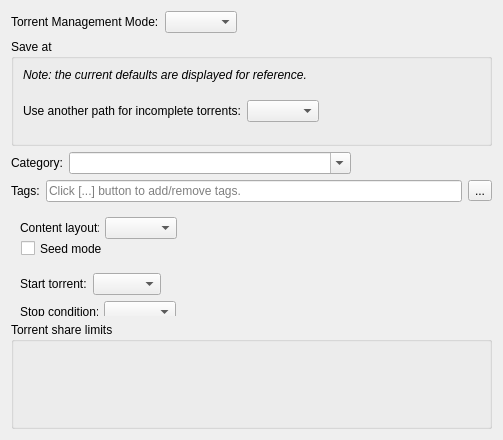
<?xml version="1.0" encoding="UTF-8"?>
<ui version="4.0">
 <class>AddTorrentParamsWidget</class>
 <widget class="QWidget" name="AddTorrentParamsWidget">
  <property name="geometry">
   <rect>
    <x>0</x>
    <y>0</y>
    <width>503</width>
    <height>440</height>
   </rect>
  </property>
  <property name="windowTitle">
   <string>Form</string>
  </property>
  <layout class="QVBoxLayout" name="mainLayout">
   <item>
    <layout class="QHBoxLayout" name="managementLayout">
     <item>
      <widget class="QLabel" name="labelTorrentManagementMode">
       <property name="text">
        <string>Torrent Management Mode:</string>
       </property>
      </widget>
     </item>
     <item>
      <widget class="QComboBox" name="comboTTM">
       <property name="toolTip">
        <string>Automatic mode means that various torrent properties(eg save path) will be decided by the associated category</string>
       </property>
      </widget>
     </item>
     <item>
      <spacer name="horizontalSpacer">
       <property name="orientation">
        <enum>Qt::Orientation::Horizontal</enum>
       </property>
       <property name="sizeHint" stdset="0">
        <size>
         <width>20</width>
         <height>20</height>
        </size>
       </property>
      </spacer>
     </item>
    </layout>
   </item>
   <item>
    <widget class="QGroupBox" name="groupBoxSavePath">
     <property name="title">
      <string>Save at</string>
     </property>
     <layout class="QVBoxLayout" name="verticalLayout">
      <item>
       <widget class="QLabel" name="defaultsNoteLabel">
        <property name="font">
         <font>
          <italic>true</italic>
         </font>
        </property>
        <property name="text">
         <string>Note: the current defaults are displayed for reference.</string>
        </property>
       </widget>
      </item>
      <item>
       <widget class="FileSystemPathLineEdit" name="savePathEdit" native="true"/>
      </item>
      <item>
       <layout class="QHBoxLayout" name="downloadPathLayout">
        <item>
         <widget class="QLabel" name="useDownloadPathLabel">
          <property name="text">
           <string>Use another path for incomplete torrents:</string>
          </property>
         </widget>
        </item>
        <item>
         <widget class="QComboBox" name="useDownloadPathComboBox"/>
        </item>
        <item>
         <spacer name="downloadPathSpacer">
          <property name="orientation">
           <enum>Qt::Orientation::Horizontal</enum>
          </property>
          <property name="sizeHint" stdset="0">
           <size>
            <width>40</width>
            <height>20</height>
           </size>
          </property>
         </spacer>
        </item>
       </layout>
      </item>
      <item>
       <widget class="FileSystemPathLineEdit" name="downloadPathEdit" native="true"/>
      </item>
     </layout>
    </widget>
   </item>
   <item>
    <layout class="QHBoxLayout" name="categoryLayout" stretch="0,2,1">
     <item>
      <widget class="QLabel" name="labelCategory">
       <property name="text">
        <string>Category:</string>
       </property>
      </widget>
     </item>
     <item>
      <widget class="QComboBox" name="categoryComboBox">
       <property name="sizePolicy">
        <sizepolicy hsizetype="Expanding" vsizetype="Fixed">
         <horstretch>0</horstretch>
         <verstretch>0</verstretch>
        </sizepolicy>
       </property>
       <property name="editable">
        <bool>true</bool>
       </property>
       <property name="insertPolicy">
        <enum>QComboBox::InsertPolicy::InsertAtTop</enum>
       </property>
      </widget>
     </item>
     <item>
      <spacer name="categorySpacer">
       <property name="orientation">
        <enum>Qt::Orientation::Horizontal</enum>
       </property>
       <property name="sizeHint" stdset="0">
        <size>
         <width>40</width>
         <height>20</height>
        </size>
       </property>
      </spacer>
     </item>
    </layout>
   </item>
   <item>
    <layout class="QHBoxLayout" name="tagsLayout" stretch="0,0,0">
     <item>
      <widget class="QLabel" name="tagsLabel">
       <property name="text">
        <string>Tags:</string>
       </property>
      </widget>
     </item>
     <item>
      <widget class="QLineEdit" name="tagsLineEdit">
       <property name="sizePolicy">
        <sizepolicy hsizetype="Expanding" vsizetype="Fixed">
         <horstretch>0</horstretch>
         <verstretch>0</verstretch>
        </sizepolicy>
       </property>
       <property name="readOnly">
        <bool>true</bool>
       </property>
       <property name="placeholderText">
        <string>Click [...] button to add/remove tags.</string>
       </property>
       <property name="clearButtonEnabled">
        <bool>false</bool>
       </property>
      </widget>
     </item>
     <item>
      <widget class="QToolButton" name="tagsEditButton">
       <property name="toolTip">
        <string>Add/remove tags</string>
       </property>
       <property name="text">
        <string>...</string>
       </property>
      </widget>
     </item>
    </layout>
   </item>
   <item>
    <widget class="QWidget" name="miscParamsWidget" native="true">
     <widget class="QWidget" name="startTorrentWidget" native="true">
      <property name="geometry">
       <rect>
        <x>9</x>
        <y>65</y>
        <width>143</width>
        <height>22</height>
       </rect>
      </property>
      <layout class="QHBoxLayout" name="horizontalLayout_2">
       <property name="leftMargin">
        <number>0</number>
       </property>
       <property name="topMargin">
        <number>0</number>
       </property>
       <property name="rightMargin">
        <number>2</number>
       </property>
       <property name="bottomMargin">
        <number>0</number>
       </property>
       <item>
        <widget class="QLabel" name="startTorrentLabel">
         <property name="text">
          <string>Start torrent:</string>
         </property>
        </widget>
       </item>
       <item>
        <widget class="QComboBox" name="startTorrentComboBox">
         <property name="currentIndex">
          <number>-1</number>
         </property>
        </widget>
       </item>
      </layout>
     </widget>
     <widget class="QWidget" name="contentLayoutWidget" native="true">
      <property name="geometry">
       <rect>
        <x>9</x>
        <y>9</y>
        <width>159</width>
        <height>22</height>
       </rect>
      </property>
      <layout class="QHBoxLayout" name="contentLayoutLayout">
       <property name="leftMargin">
        <number>0</number>
       </property>
       <property name="topMargin">
        <number>0</number>
       </property>
       <property name="rightMargin">
        <number>2</number>
       </property>
       <property name="bottomMargin">
        <number>0</number>
       </property>
       <item>
        <widget class="QLabel" name="contentLayoutLabel">
         <property name="text">
          <string>Content layout:</string>
         </property>
        </widget>
       </item>
       <item>
        <widget class="QComboBox" name="contentLayoutComboBox">
         <property name="currentIndex">
          <number>-1</number>
         </property>
        </widget>
       </item>
      </layout>
     </widget>
     <widget class="QWidget" name="stopConditionWidget" native="true">
      <property name="geometry">
       <rect>
        <x>9</x>
        <y>93</y>
        <width>158</width>
        <height>22</height>
       </rect>
      </property>
      <layout class="QHBoxLayout" name="stopConditionLayout">
       <property name="leftMargin">
        <number>0</number>
       </property>
       <property name="topMargin">
        <number>0</number>
       </property>
       <property name="rightMargin">
        <number>2</number>
       </property>
       <property name="bottomMargin">
        <number>0</number>
       </property>
       <item>
        <widget class="QLabel" name="stopConditionLabel">
         <property name="text">
          <string>Stop condition:</string>
         </property>
        </widget>
       </item>
       <item>
        <widget class="QComboBox" name="stopConditionComboBox">
         <property name="currentIndex">
          <number>-1</number>
         </property>
        </widget>
       </item>
      </layout>
     </widget>
     <widget class="QWidget" name="addToQueueTopWidget" native="true">
      <property name="geometry">
       <rect>
        <x>9</x>
        <y>121</y>
        <width>187</width>
        <height>22</height>
       </rect>
      </property>
      <layout class="QHBoxLayout" name="addToQueueTopLayout">
       <property name="leftMargin">
        <number>0</number>
       </property>
       <property name="topMargin">
        <number>0</number>
       </property>
       <property name="rightMargin">
        <number>2</number>
       </property>
       <property name="bottomMargin">
        <number>0</number>
       </property>
       <item>
        <widget class="QLabel" name="addToQueueTopLabel">
         <property name="text">
          <string>Add to top of queue:</string>
         </property>
        </widget>
       </item>
       <item>
        <widget class="QComboBox" name="addToQueueTopComboBox">
         <property name="currentIndex">
          <number>-1</number>
         </property>
        </widget>
       </item>
      </layout>
     </widget>
     <widget class="QCheckBox" name="seedModeCheckBox">
      <property name="geometry">
       <rect>
        <x>10</x>
        <y>30</y>
        <width>83</width>
        <height>21</height>
       </rect>
      </property>
      <property name="text">
       <string>Seed mode</string>
      </property>
      <property name="toolTip">
       <string>&lt;p&gt;If set, Universal Torrent will assume that all files are present for this torrent and that they all match the hashes in the torrent file. The use case for this mode is if a torrent is created and seeded, or if the user already knows that all the files are complete, this is a way to perform only basic file checks and skip initial hash checks.&lt;/p&gt;&lt;p&gt;The piece hash will be checked when it is requested for the first time by a peer. If a hash check fails, all files in this torrent will be rechecked.&lt;/p&gt;</string>
      </property>
     </widget>
    </widget>
   </item>
   <item>
    <widget class="QGroupBox" name="torrentShareLimitsBox">
     <property name="title">
      <string>Torrent share limits</string>
     </property>
     <layout class="QVBoxLayout" name="torrentShareLimitsBoxLayout">
      <item>
       <widget class="TorrentShareLimitsWidget" name="torrentShareLimitsWidget" native="true"/>
      </item>
     </layout>
    </widget>
   </item>
  </layout>
 </widget>
 <customwidgets>
  <customwidget>
   <class>FileSystemPathLineEdit</class>
   <extends>QWidget</extends>
   <header>gui/fspathedit.h</header>
   <container>1</container>
  </customwidget>
  <customwidget>
   <class>TorrentShareLimitsWidget</class>
   <extends>QWidget</extends>
   <header>gui/torrentsharelimitswidget.h</header>
   <container>1</container>
  </customwidget>
 </customwidgets>
 <resources/>
 <connections/>
</ui>
